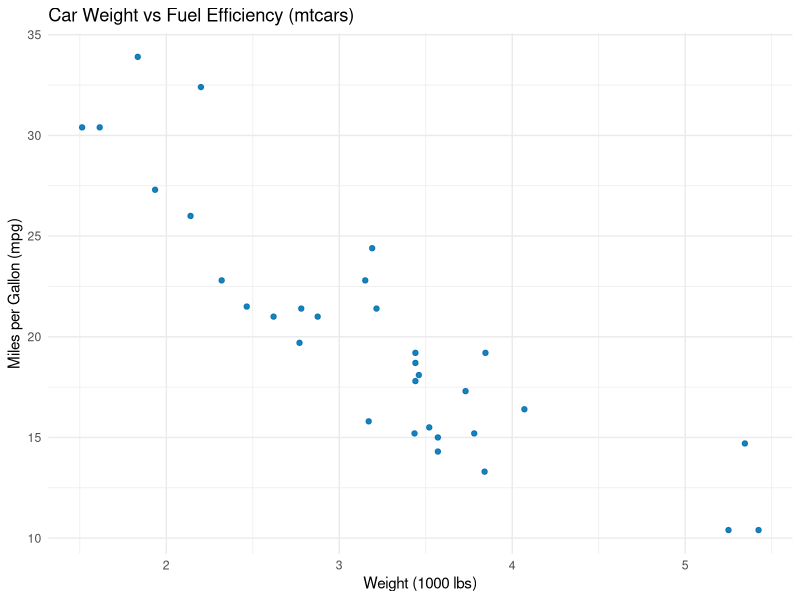

This chart was generated by the following R code:
# Visualization Demo 2: Scatter plot for relationship checking
#
# Why this exists:
# - Scatter plots are the fastest way to understand relationships between
#   numeric variables (trend, outliers, possible non-linear patterns).

#   ITP321_AUTO_INSTALL=1
auto_install <- identical(Sys.getenv("ITP321_AUTO_INSTALL"), "1")

if (!requireNamespace("ggplot2", quietly = TRUE)) {
  if (isTRUE(auto_install)) {
    install.packages("ggplot2")
  } else {
    stop(
      "Missing dependency: ggplot2. Install it with install.packages('ggplot2')\n",
      "Or re-run with ITP321_AUTO_INSTALL=1 to auto-install.",
      call. = FALSE
    )
  }
}

# ---- Data ----
data(mtcars)

# ---- Plot ----
ggplot2::ggplot(mtcars, ggplot2::aes(x = wt, y = mpg)) +
  ggplot2::geom_point(color = "#0072B2", alpha = 0.9) +
  ggplot2::labs(
    title = "Car Weight vs Fuel Efficiency (mtcars)",
    x = "Weight (1000 lbs)",
    y = "Miles per Gallon (mpg)"
  ) +
  ggplot2::theme_minimal()
